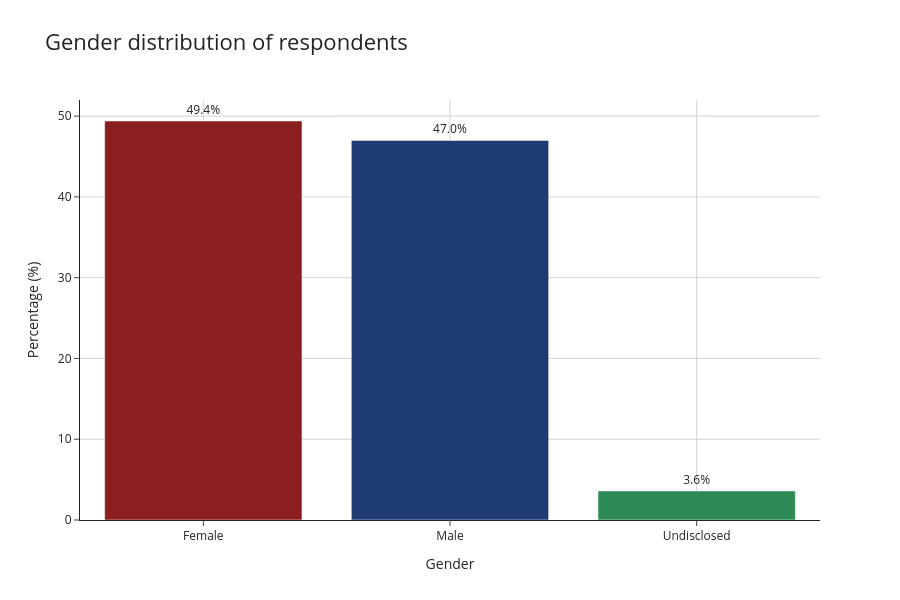

Write notebook code for a chart like this one.
### Code cell
#visualisation for gender distribution: 

#putting the gender data: 
df_gender = pd.DataFrame({"gender": ["Female", "Male", "Undisclosed"], "percentage": [49.4, 47.0, 3.6]})

#creating a bar chart to visually summarise gender composition of respondents: 
fig = px.bar(df_gender, x="gender", y="percentage", title="Gender distribution of respondents", text="percentage", color="gender", 
             color_discrete_map={"Female": "#8b1e1e", "Male": "#1f3b73", "Undisclosed": "#2e8b57"})

#showing the percentage labels clearly above each bar for readability: 
fig.update_traces(texttemplate="%{text:.1f}%", textposition="outside")

#applying a consistent style for all visuals: 
fig.update_layout(template="simple_white", width=900, height=600, title_font_size=22,
                  xaxis=dict(title="Gender", showgrid=True, gridcolor="lightgrey"),
                  yaxis=dict(title="Percentage (%)", showgrid=True, gridcolor="lightgrey", dtick=10),
                  showlegend=False)

fig.show()

### Figure 1 — Plotly figure (JSON) as saved in the notebook; plotly's stock layout.template omitted (floating-point values rounded to 4 significant figures)
{"data": [{"hovertemplate": "gender=%{x}<br>percentage=%{text}<extra></extra>", "legendgroup": "Female", "marker": {"color": "#8b1e1e", "pattern": {"shape": ""}}, "name": "Female", "orientation": "v", "showlegend": true, "text": [49.4], "textposition": "outside", "texttemplate": "%{text:.1f}%", "type": "bar", "x": ["Female"], "xaxis": "x", "y": [49.4], "yaxis": "y"}, {"hovertemplate": "gender=%{x}<br>percentage=%{text}<extra></extra>", "legendgroup": "Male", "marker": {"color": "#1f3b73", "pattern": {"shape": ""}}, "name": "Male", "orientation": "v", "showlegend": true, "text": [47.0], "textposition": "outside", "texttemplate": "%{text:.1f}%", "type": "bar", "x": ["Male"], "xaxis": "x", "y": [47.0], "yaxis": "y"}, {"hovertemplate": "gender=%{x}<br>percentage=%{text}<extra></extra>", "legendgroup": "Undisclosed", "marker": {"color": "#2e8b57", "pattern": {"shape": ""}}, "name": "Undisclosed", "orientation": "v", "showlegend": true, "text": [3.6], "textposition": "outside", "texttemplate": "%{text:.1f}%", "type": "bar", "x": ["Undisclosed"], "xaxis": "x", "y": [3.6], "yaxis": "y"}], "layout": {"barmode": "relative", "height": 600, "legend": {"title": {"text": "gender"}, "tracegroupgap": 0}, "showlegend": false, "title": {"font": {"size": 22}, "text": "Gender distribution of respondents"}, "width": 900, "xaxis": {"anchor": "y", "categoryarray": ["Female", "Male", "Undisclosed"], "categoryorder": "array", "domain": [0, 1], "gridcolor": "lightgrey", "showgrid": true, "title": {"text": "Gender"}}, "yaxis": {"anchor": "x", "domain": [0, 1], "dtick": 10, "gridcolor": "lightgrey", "showgrid": true, "title": {"text": "Percentage (%)"}}}}
